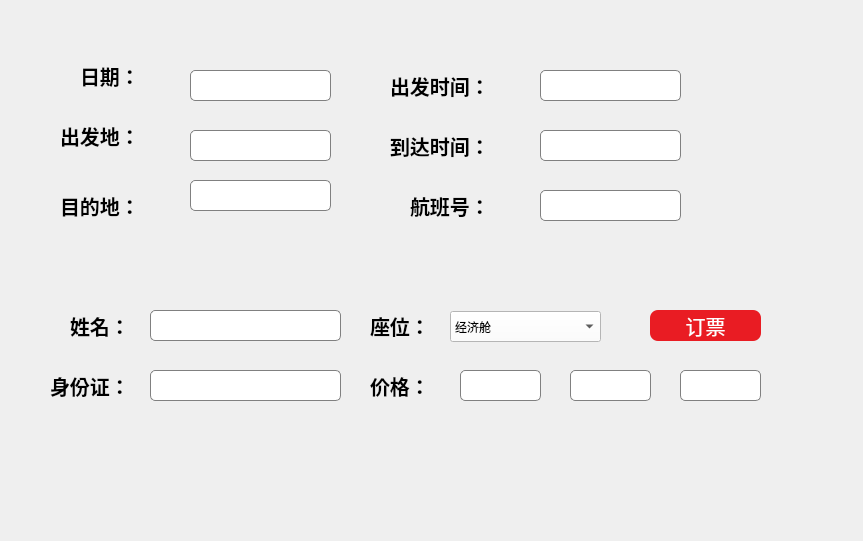
<?xml version="1.0" encoding="UTF-8"?>
<ui version="4.0">
 <class>book</class>
 <widget class="QWidget" name="book">
  <property name="geometry">
   <rect>
    <x>0</x>
    <y>0</y>
    <width>863</width>
    <height>541</height>
   </rect>
  </property>
  <property name="windowTitle">
   <string>订票</string>
  </property>
  <widget class="QLabel" name="label_2">
   <property name="geometry">
    <rect>
     <x>410</x>
     <y>190</y>
     <width>91</width>
     <height>31</height>
    </rect>
   </property>
   <property name="font">
    <font>
     <family>幼圆</family>
     <pointsize>15</pointsize>
     <bold>true</bold>
    </font>
   </property>
   <property name="text">
    <string>航班号：</string>
   </property>
  </widget>
  <widget class="QLabel" name="label_3">
   <property name="geometry">
    <rect>
     <x>390</x>
     <y>70</y>
     <width>131</width>
     <height>31</height>
    </rect>
   </property>
   <property name="font">
    <font>
     <family>幼圆</family>
     <pointsize>15</pointsize>
     <bold>true</bold>
    </font>
   </property>
   <property name="text">
    <string>出发时间：</string>
   </property>
  </widget>
  <widget class="QLabel" name="label_4">
   <property name="geometry">
    <rect>
     <x>390</x>
     <y>130</y>
     <width>121</width>
     <height>31</height>
    </rect>
   </property>
   <property name="font">
    <font>
     <family>幼圆</family>
     <pointsize>15</pointsize>
     <bold>true</bold>
    </font>
   </property>
   <property name="text">
    <string>到达时间：</string>
   </property>
  </widget>
  <widget class="QLabel" name="label_5">
   <property name="geometry">
    <rect>
     <x>60</x>
     <y>120</y>
     <width>91</width>
     <height>31</height>
    </rect>
   </property>
   <property name="font">
    <font>
     <family>幼圆</family>
     <pointsize>15</pointsize>
     <bold>true</bold>
    </font>
   </property>
   <property name="text">
    <string>出发地：</string>
   </property>
  </widget>
  <widget class="QLabel" name="label_6">
   <property name="geometry">
    <rect>
     <x>60</x>
     <y>190</y>
     <width>91</width>
     <height>31</height>
    </rect>
   </property>
   <property name="font">
    <font>
     <family>幼圆</family>
     <pointsize>15</pointsize>
     <bold>true</bold>
    </font>
   </property>
   <property name="text">
    <string>目的地：</string>
   </property>
  </widget>
  <widget class="QLabel" name="label_7">
   <property name="geometry">
    <rect>
     <x>70</x>
     <y>310</y>
     <width>91</width>
     <height>31</height>
    </rect>
   </property>
   <property name="font">
    <font>
     <family>幼圆</family>
     <pointsize>15</pointsize>
     <bold>true</bold>
    </font>
   </property>
   <property name="text">
    <string>姓名：</string>
   </property>
  </widget>
  <widget class="QLabel" name="label_8">
   <property name="geometry">
    <rect>
     <x>50</x>
     <y>370</y>
     <width>91</width>
     <height>31</height>
    </rect>
   </property>
   <property name="font">
    <font>
     <family>幼圆</family>
     <pointsize>15</pointsize>
     <bold>true</bold>
    </font>
   </property>
   <property name="text">
    <string>身份证：</string>
   </property>
  </widget>
  <widget class="QComboBox" name="comboBox">
   <property name="geometry">
    <rect>
     <x>450</x>
     <y>311</y>
     <width>151</width>
     <height>31</height>
    </rect>
   </property>
   <property name="styleSheet">
    <string notr="true">background-color: rgb(253, 253, 253);</string>
   </property>
   <item>
    <property name="text">
     <string>经济舱</string>
    </property>
   </item>
   <item>
    <property name="text">
     <string>头等舱</string>
    </property>
   </item>
   <item>
    <property name="text">
     <string>商务舱</string>
    </property>
   </item>
  </widget>
  <widget class="QLabel" name="label_9">
   <property name="geometry">
    <rect>
     <x>370</x>
     <y>310</y>
     <width>91</width>
     <height>31</height>
    </rect>
   </property>
   <property name="font">
    <font>
     <family>幼圆</family>
     <pointsize>15</pointsize>
     <bold>true</bold>
    </font>
   </property>
   <property name="text">
    <string>座位：</string>
   </property>
  </widget>
  <widget class="QLabel" name="label_10">
   <property name="geometry">
    <rect>
     <x>370</x>
     <y>370</y>
     <width>91</width>
     <height>31</height>
    </rect>
   </property>
   <property name="font">
    <font>
     <family>幼圆</family>
     <pointsize>15</pointsize>
     <bold>true</bold>
    </font>
   </property>
   <property name="text">
    <string>价格：</string>
   </property>
  </widget>
  <widget class="QLineEdit" name="lineEditDepartTime">
   <property name="geometry">
    <rect>
     <x>540</x>
     <y>70</y>
     <width>141</width>
     <height>31</height>
    </rect>
   </property>
   <property name="styleSheet">
    <string notr="true">border: 1px solid gray; border-radius: 5px; padding: 2px;</string>
   </property>
  </widget>
  <widget class="QLineEdit" name="lineEditDepart">
   <property name="geometry">
    <rect>
     <x>190</x>
     <y>130</y>
     <width>141</width>
     <height>31</height>
    </rect>
   </property>
   <property name="styleSheet">
    <string notr="true">border: 1px solid gray; border-radius: 5px; padding: 2px;</string>
   </property>
  </widget>
  <widget class="QLineEdit" name="lineEditArrivalTime">
   <property name="geometry">
    <rect>
     <x>540</x>
     <y>130</y>
     <width>141</width>
     <height>31</height>
    </rect>
   </property>
   <property name="styleSheet">
    <string notr="true">border: 1px solid gray; border-radius: 5px; padding: 2px;</string>
   </property>
  </widget>
  <widget class="QLineEdit" name="lineEditArrival">
   <property name="geometry">
    <rect>
     <x>190</x>
     <y>180</y>
     <width>141</width>
     <height>31</height>
    </rect>
   </property>
   <property name="styleSheet">
    <string notr="true">border: 1px solid gray; border-radius: 5px; padding: 2px;</string>
   </property>
  </widget>
  <widget class="QLineEdit" name="lineEditName">
   <property name="geometry">
    <rect>
     <x>150</x>
     <y>310</y>
     <width>191</width>
     <height>31</height>
    </rect>
   </property>
   <property name="styleSheet">
    <string notr="true">border: 1px solid gray; border-radius: 5px; padding: 2px;</string>
   </property>
  </widget>
  <widget class="QLineEdit" name="lineEdit_8">
   <property name="geometry">
    <rect>
     <x>150</x>
     <y>370</y>
     <width>191</width>
     <height>31</height>
    </rect>
   </property>
   <property name="styleSheet">
    <string notr="true">border: 1px solid gray; border-radius: 5px; padding: 2px;</string>
   </property>
  </widget>
  <widget class="QLineEdit" name="lineEditPrice_1">
   <property name="geometry">
    <rect>
     <x>460</x>
     <y>370</y>
     <width>81</width>
     <height>31</height>
    </rect>
   </property>
   <property name="styleSheet">
    <string notr="true">border: 1px solid gray; border-radius: 5px; padding: 2px;</string>
   </property>
  </widget>
  <widget class="QLineEdit" name="lineEditPrice_2">
   <property name="geometry">
    <rect>
     <x>570</x>
     <y>370</y>
     <width>81</width>
     <height>31</height>
    </rect>
   </property>
   <property name="styleSheet">
    <string notr="true">border: 1px solid gray; border-radius: 5px; padding: 2px;</string>
   </property>
  </widget>
  <widget class="QLineEdit" name="lineEditPrice_3">
   <property name="geometry">
    <rect>
     <x>680</x>
     <y>370</y>
     <width>81</width>
     <height>31</height>
    </rect>
   </property>
   <property name="styleSheet">
    <string notr="true">border: 1px solid gray; border-radius: 5px; padding: 2px;</string>
   </property>
  </widget>
  <widget class="QPushButton" name="pushButton_2">
   <property name="geometry">
    <rect>
     <x>20</x>
     <y>10</y>
     <width>51</width>
     <height>31</height>
    </rect>
   </property>
   <property name="styleSheet">
    <string notr="true">QPushButton#pushButton_2{
	image: url(:/Image/Imageres/back.png);
    background: transparent; /* 背景透明 */
    border: none; /* 移除边框 */
}</string>
   </property>
   <property name="text">
    <string/>
   </property>
  </widget>
  <widget class="QLineEdit" name="lineEditDate">
   <property name="geometry">
    <rect>
     <x>190</x>
     <y>70</y>
     <width>141</width>
     <height>31</height>
    </rect>
   </property>
   <property name="styleSheet">
    <string notr="true">border: 1px solid gray; border-radius: 5px; padding: 2px;</string>
   </property>
  </widget>
  <widget class="QLabel" name="label">
   <property name="geometry">
    <rect>
     <x>80</x>
     <y>60</y>
     <width>91</width>
     <height>31</height>
    </rect>
   </property>
   <property name="font">
    <font>
     <family>幼圆</family>
     <pointsize>15</pointsize>
     <bold>true</bold>
    </font>
   </property>
   <property name="text">
    <string>日期：</string>
   </property>
  </widget>
  <widget class="QLineEdit" name="lineEditFlightNum">
   <property name="geometry">
    <rect>
     <x>540</x>
     <y>190</y>
     <width>141</width>
     <height>31</height>
    </rect>
   </property>
   <property name="styleSheet">
    <string notr="true">border: 1px solid gray; border-radius: 5px; padding: 2px;</string>
   </property>
  </widget>
  <widget class="QPushButton" name="pushButton">
   <property name="geometry">
    <rect>
     <x>650</x>
     <y>310</y>
     <width>111</width>
     <height>31</height>
    </rect>
   </property>
   <property name="font">
    <font>
     <family>幼圆</family>
     <pointsize>15</pointsize>
    </font>
   </property>
   <property name="styleSheet">
    <string notr="true">QPushButton { 
background-color: rgb(233, 28, 35); 
border-radius: 8px;
 color: rgb(255, 255, 255);
 } 
QPushButton:hover { background-color:rgb(255, 32, 36); }
</string>
   </property>
   <property name="text">
    <string>订票</string>
   </property>
   <property name="icon">
    <iconset theme="QIcon::ThemeIcon::MediaSeekForward"/>
   </property>
  </widget>
  <widget class="QLabel" name="label_11">
   <property name="geometry">
    <rect>
     <x>-10</x>
     <y>-20</y>
     <width>921</width>
     <height>521</height>
    </rect>
   </property>
   <property name="styleSheet">
    <string notr="true">background-image: url(:/Imageres/airBg.jpeg);</string>
   </property>
   <property name="text">
    <string/>
   </property>
  </widget>
  <zorder>label_11</zorder>
  <zorder>label_2</zorder>
  <zorder>label_3</zorder>
  <zorder>label_4</zorder>
  <zorder>label_5</zorder>
  <zorder>label_6</zorder>
  <zorder>label_7</zorder>
  <zorder>label_8</zorder>
  <zorder>comboBox</zorder>
  <zorder>label_9</zorder>
  <zorder>label_10</zorder>
  <zorder>lineEditDepartTime</zorder>
  <zorder>lineEditDepart</zorder>
  <zorder>lineEditArrivalTime</zorder>
  <zorder>lineEditArrival</zorder>
  <zorder>lineEditName</zorder>
  <zorder>lineEdit_8</zorder>
  <zorder>lineEditPrice_1</zorder>
  <zorder>lineEditPrice_2</zorder>
  <zorder>lineEditPrice_3</zorder>
  <zorder>pushButton_2</zorder>
  <zorder>lineEditDate</zorder>
  <zorder>label</zorder>
  <zorder>lineEditFlightNum</zorder>
  <zorder>pushButton</zorder>
 </widget>
 <resources/>
 <connections/>
</ui>
